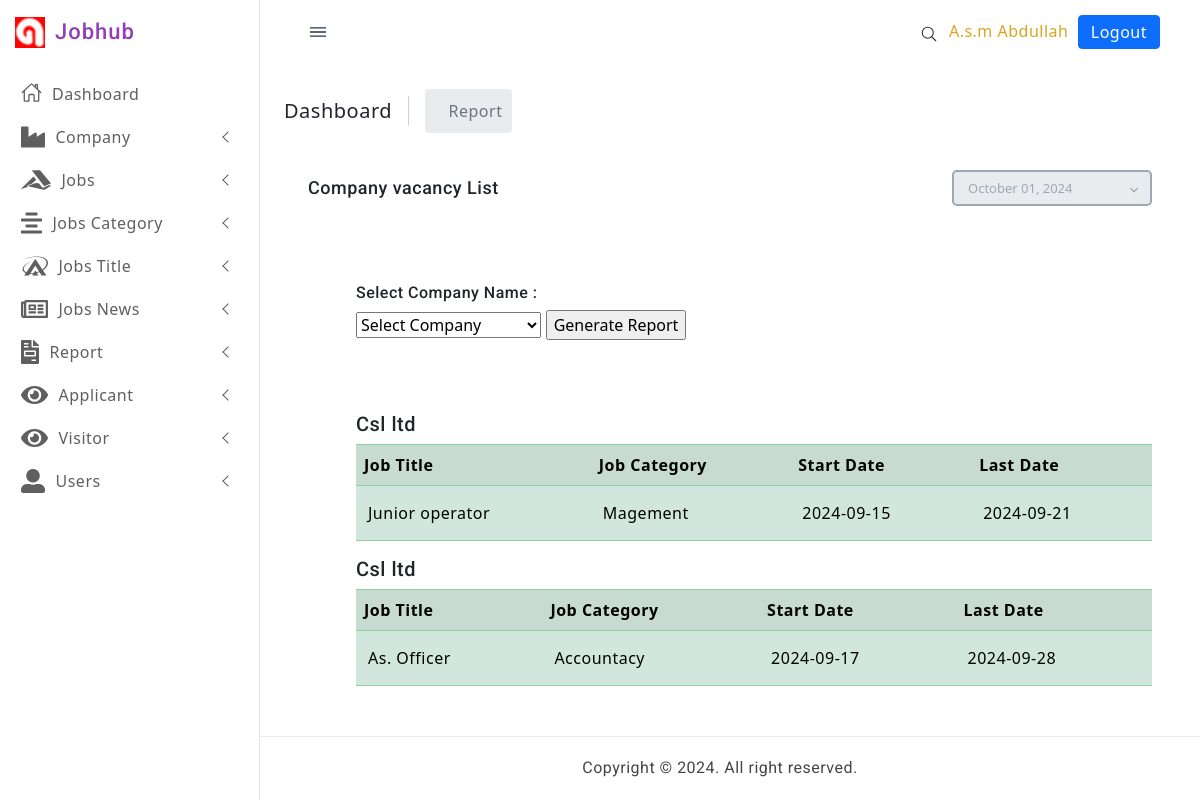
The app's page /admin/report.php?company_name=32 (signed in), older data.
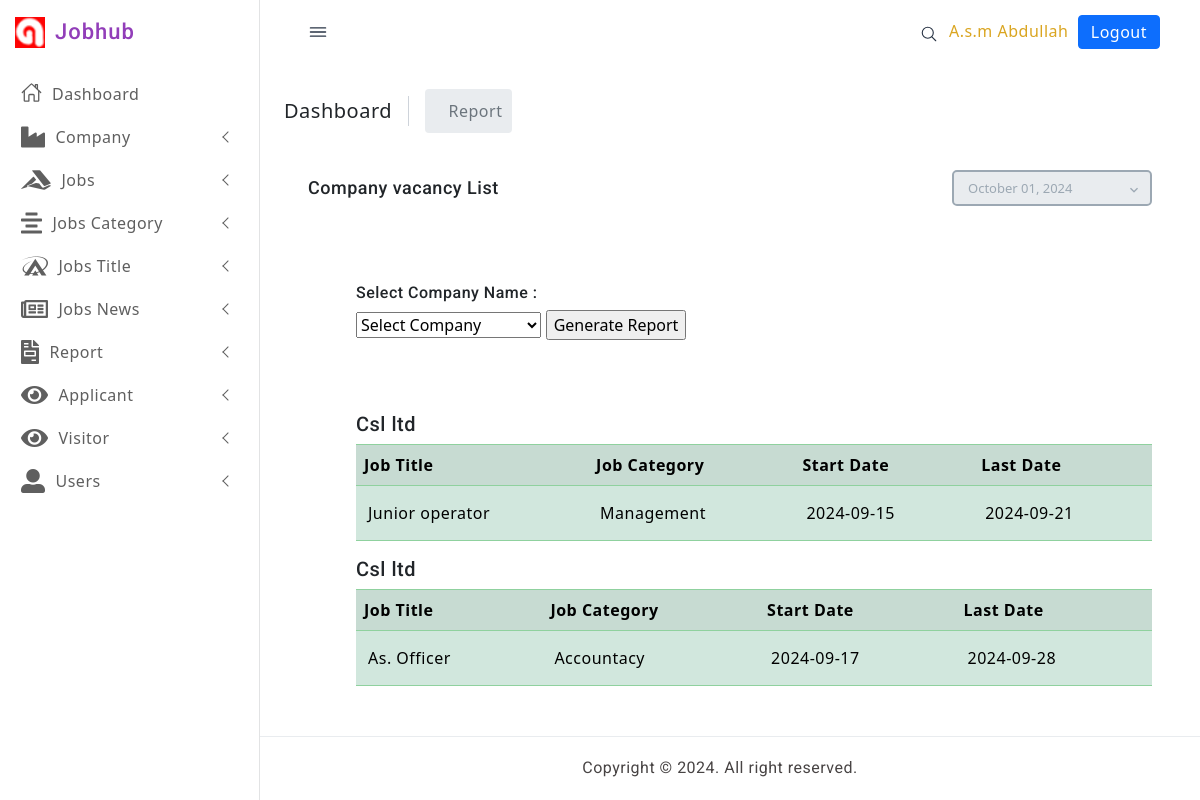
The same page, newer data.
### tables this page shows
CREATE TABLE `vacancy` (
  `id` int(11) NOT NULL,
  `job_title` varchar(50) NOT NULL,
  `salary` varchar(30) NOT NULL,
  `company_name` varchar(30) NOT NULL,
  `address` varchar(30) NOT NULL,
  `category` varchar(30) NOT NULL,
  `start_date` date NOT NULL DEFAULT current_timestamp(),
  `last_date` date NOT NULL DEFAULT current_timestamp(),
  `email` varchar(30) NOT NULL,
  `website` varchar(30) NOT NULL,
  `job_type` varchar(20) NOT NULL,
  `company_id` int(11) NOT NULL,
  `vacancy_count` int(11) NOT NULL,
  `catagory_id` int(11) NOT NULL,
  `category_count` int(11) NOT NULL,
  `description` varchar(300) NOT NULL
);

### admin/report.php (the view, shortened to what this page needs)
<?php
	require('connection.php');
	$user_first_name = $_SESSION['user_first_name'];
	$user_last_name = $_SESSION['user_last_name'];
	if (!empty($user_first_name) && !empty($user_last_name)) {
		$sql3 = "SELECT id,name FROM company ORDER BY name ASC";
		$query3 = $conn->query($sql3);
		$data_list = array();
		while ($data3 = mysqli_fetch_assoc($query3)) {
			$company_id 	= $data3['id'];
			$company_name = $data3['name'];
			$data_list[$company_id] = $company_name;
		}
	?>
<!doctype html>
<html lang="en">
<head>
  <link href="assets/css/pace.min.css" rel="stylesheet" />
  <link href="assets/plugins/simplebar/css/simplebar.css" rel="stylesheet" />
  <link href="assets/plugins/perfect-scrollbar/css/perfect-scrollbar.css" rel="stylesheet" />
  <link href="assets/plugins/metismenu/css/metisMenu.min.css" rel="stylesheet" />
  <link href="assets/css/bootstrap.min.css" rel="stylesheet">
  <link href="assets/css/bootstrap-extended.css" rel="stylesheet">
  <link href="assets/css/style.css" rel="stylesheet">
  <link href="assets/css/icons.css" rel="stylesheet">
  <link href="assets/css/dark-theme.css" rel="stylesheet" />
  <link href="assets/css/semi-dark.css" rel="stylesheet" />
  <link href="assets/css/header-colors.css" rel="stylesheet" />
  <link href="plugins/bootstrap-datepicker/css/bootstrap-datepicker.min.css" rel="stylesheet">
<link href="plugins/datatables/dataTables.bootstrap4.min.css" rel="stylesheet" type="text/css" />
<link href="plugins/datatables/buttons.bootstrap4.min.css" rel="stylesheet" type="text/css" />
<link href="plugins/datatables/responsive.bootstrap4.min.css" rel="stylesheet" type="text/css" />
<link href="ass/css/bootstrap.min.css" rel="stylesheet" type="text/css">
<link href="ass/css/metismenu.min.css" rel="stylesheet" type="text/css">
<link href="ass/css/icons.css" rel="stylesheet" type="text/css">
<link href="ass/css/style.css" rel="stylesheet" type="text/css">
  <link href="https://cdn.jsdelivr.net/npm/bootstrap@5.0.2/dist/css/bootstrap.min.css" rel="stylesheet">
		<link rel="stylesheet" href="https://pro.fontawesome.com/releases/v5.10.0/css/all.css"/>
</head>
<body>
	<div class="wrapper">
<?php require_once "include/leftbar.php" ?>
<?php require_once "include/topbar.php" ?>
<div class="page-content-wrapper">
  <div class="page-content">
	<div class="page-breadcrumb d-none d-sm-flex align-items-center mb-3">
	  <div class="breadcrumb-title pe-3">Dashboard</div>
	  <div class="ps-3">
		<nav aria-label="breadcrumb">
		  <ol class="breadcrumb mb-0 p-0 align-items-center">
			<li class="breadcrumb-item active" aria-current="page" style="padding: 10px;">Report</li>
		  </ol>
		</nav>
	  </div>
	</div>
	<div class="container-fluid">
                    <div class="page-title-box">
                        <div class="row align-items-center ">
                            <div class="col-md-8">
                                <div class="page-title-box">
                                    <h3 class="page-title">Company vacancy List</h3>
                                </div>
                            </div>
                            <div class="col-md-4">
                                <div class="float-right d-none d-md-block app-datepicker">
                                    <input type="text" class="form-control" data-date-format="MM dd, yyyy" readonly="readonly" id="datepicker">
                                    <i class="mdi mdi-chevron-down mdi-drop"></i>
                                </div>
                            </div>
                        </div>
                    </div>
					<div class="container p-4 m-4">
   							<form action="<?php echo $_SERVER['PHP_SELF']; ?>" method="GET">
   								<h6>Select Company Name :</h6>
   								<select name="company_name">
									<option value="">Select Company</option>
   								</select>
   								<input type="submit" value="Generate Report">
   							</form><br><br><br>
   							<?php
								if (isset($_GET['company_name'])) {
									$company_name = $_GET['company_name'];
									$sql1 = "SELECT * FROM vacancy WHERE company_id = $company_name";
									$query1 = $conn->query($sql1);
									while ($data1 = mysqli_fetch_array($query1)) {
										$company_name = $data1['company_id'];
										$company_title = $data1['job_title'];
										$company_category = $data1['category'];
										$company_entry_date = $data1['start_date'];
										$company_last_date = $data1['last_date'];
										echo "<h5>$data_list[$company_name]</h5>";
										echo "<table class='table table-success table-striped table-hover'><tr><th>Job Title</th><th>Job Category</th><th>Start Date</th><th>Last Date</th></tr>";
										echo "<tr><td>$company_title</td><td> $company_category</td><td>$company_entry_date</td><td>$company_last_date</td></tr>";
										echo "</table>";
									}
								}
								?>
							   </div>
</div>
</div>
   						</div>
						</div>
 <?php require_once "include/footer.php" ?>
	</body>
</html>
<?php
}else{
	header('location:login.php');
}
 ?>

### admin/include/leftbar.php (shortened to what this page needs)
<aside class="sidebar-wrapper" data-simplebar="true">
      <div class="sidebar-header">
        <div>
          <img src="assets/images/favicon.png" class="logo-icon" alt="logo icon">
        </div>
        <div>
          <h4 class="logo-text">Jobhub</h4>
        </div>
      </div>
      <ul class="metismenu" id="menu">
        <li>
          <a href="index.php" class="text-decoration-none" >
            <div class="parent-icon">
              <ion-icon name="home-outline"></ion-icon>
            </div>
            <div class="menu-title">Dashboard</div>
          </a>
        </li>
        <li>
          <a href="javascript:;" class="has-arrow text-decoration-none">
            <div class="parent-icon">
            <i class='fas fa-industry' style='font-size:24px'></i>
            </div>
            <div class="menu-title">Company</div>
          </a>
        </li>
        <li>
          <a href="javascript:;" class="has-arrow text-decoration-none">
            <div class="parent-icon">
            <i class='fab fa-accusoft' style='font-size:24px'></i>
            </div>
            <div class="menu-title">Jobs</div>
          </a>
        </li>
        <li>
          <a href="javascript:;" class="has-arrow text-decoration-none">
            <div class="parent-icon">
            <i class='fas fa-align-center' style='font-size:24px'></i>
            </div>
            <div class="menu-title">Jobs Category</div>
          </a>
        </li>
        <li>
          <a href="javascript:;" class="has-arrow text-decoration-none">
            <div class="parent-icon">
            <i class='fab fa-asymmetrik' style='font-size:24px'></i>
            </div>
            <div class="menu-title">Jobs Title</div>
          </a>
        </li>
        <li>
          <a href="javascript:;" class="has-arrow text-decoration-none">
            <div class="parent-icon">
            <i class='far fa-newspaper' style='font-size:24px'></i>
            </div>
            <div class="menu-title">Jobs News</div>
          </a>
        </li>
        <li>
        <a href="javascript:;" class="has-arrow text-decoration-none">
            <div class="parent-icon">
            <i class='fas fa-file-invoice' style='font-size:24px'></i>
            </div>
            <div class="menu-title">Report</div>
          </a>
        </li>
        <li>
          <a href="javascript:;" class="has-arrow text-decoration-none">
            <div class="parent-icon">
            <i class='fas fa-eye' style='font-size:24px'></i>
            </div>
            <div class="menu-title">Applicant</div>
          </a>
        </li>
        <li>
          <a href="javascript:;" class="has-arrow text-decoration-none">
            <div class="parent-icon">
            <i class='fas fa-eye' style='font-size:24px'></i>
            </div>
            <div class="menu-title">Visitor</div>
          </a>
        </li>
        <li>
          <a href="javascript:;" class="has-arrow text-decoration-none">
            <div class="parent-icon">
            <i class='fas fa-user-alt' style='font-size:24px'></i>
            </div>
            <div class="menu-title">Users</div>
          </a>
        </li>
      </ul>
    </aside>

### admin/include/topbar.php (shortened to what this page needs)
<header class="top-header">
      <nav class="navbar navbar-expand gap-3">
        <div class="toggle-icon">
          <ion-icon name="menu-outline"></ion-icon>
        </div>
        <div class="top-navbar-right ms-auto">
          <ul class="navbar-nav align-items-center">
            <li class="nav-item">
              <a class="nav-link mobile-search-button" href="javascript:;">
                <div class="">
                  <ion-icon name="search-outline"></ion-icon>
                </div>
              </a>
            </li>
            <li>
            <p class="pt-3" style="color: goldenrod;"><?php echo $user_first_name.' '.$user_last_name ?>
            </li>&nbsp;&nbsp;
            <li><a href="logout.php" class="text-white text-decoration-none btn btn-primary py-1 m-0">
								Logout
							</a></li>
              </ul>
        </div>
      </nav>
    </header>

### admin/include/footer.php
<footer class="footer ">
      <div class="footer-text">
        Copyright © 2024. All right reserved.
      </div>
    </footer>

### admin/assets/css/style.css (style rules this page uses)
body { color: #4c5258; font-size: 14px; letter-spacing: .5px; background-color: #ffffff; overflow-x: hidden; font-family: Roboto, sans-serif; }
a { color: #923eb9; text-decoration: none; }
ion-icon { vertical-align: middle; }
::placeholder { opacity: 0.5 !important; }
.wrapper { position: relative; width: 100%; height: auto; }
.wrapper .page-content-wrapper { margin-left: 260px; margin-top: 65px; padding-bottom: 20px; transition: .3s all; }
.wrapper .page-content { padding: 1.5rem; }
.sidebar-wrapper { position: fixed; top: 0; left: 0; width: 260px; height: 100%; background-color: #ffffff; background-clip: padding-box; border-right: 1px solid #e2e3e4; transition: all .2s; z-index: 16; box-shadow: none; }
.sidebar-wrapper .sidebar-header { width: 260px; height: 65px; display: flex; align-items: center; position: fixed; top: 0; bottom: 0; padding: 0 15px; z-index: 5; background-color: #ffffff; border-right: 1px solid #e2e3e4; border-bottom: 0px solid #e4e4e4; transition: all .2s; }
.sidebar-wrapper .sidebar-header .logo-icon { width: 30px; }
.sidebar-wrapper .sidebar-header .logo-text { font-size: 22px; margin-left: 10px; margin-bottom: 0; letter-spacing: 1px; color: #923eb9; }
.toggle-icon { display: flex; align-items: center; justify-content: center; width: 35px; height: 35px; border-radius: 50%; font-size: 22px; cursor: pointer; color: #293445; }
.sidebar-wrapper ul { padding: 0; margin: 0; list-style: none; background: 0% 0 }
.sidebar-wrapper .metismenu { background: 0% 0; display: -webkit-box; display: -ms-flexbox; display: flex; padding: 10px; margin-top: 60px; -webkit-box-orient: vertical; -webkit-box-direction: normal; -ms-flex-direction: column; flex-direction: column }
.sidebar-wrapper .metismenu li+li { margin-top: 5px }
.sidebar-wrapper .metismenu li:first-child { margin-top: 5px }
.sidebar-wrapper .metismenu li:last-child { margin-bottom: 5px }
.sidebar-wrapper .metismenu>li { display: -webkit-box; display: -ms-flexbox; display: flex; -webkit-box-orient: vertical; -webkit-box-direction: normal; -ms-flex-direction: column; flex-direction: column; position: relative }
.sidebar-wrapper .metismenu a { position: relative; display: flex; align-items: center; justify-content: left; padding: 6px 10px; font-size: 16px; color: #5f5f5f; outline-width: 0; text-overflow: ellipsis; overflow: hidden; letter-spacing: .5px; border: 1px solid rgb(146 62 185 / 0%); transition: all .2s ease-out }
.sidebar-wrapper .metismenu a .parent-icon { font-size: 21px; line-height: 1 }
.sidebar-wrapper .metismenu a .parent-icon ion-icon { vertical-align: initial; }
.sidebar-wrapper .metismenu a .menu-title { margin-left: 10px }
.metismenu .has-arrow:after { position: absolute; content: ""; width: .5em; height: .5em; border-style: solid; border-width: 1.2px 0 0 1.2px; border-color: initial; right: 15px; transform: rotate(-45deg) translateY(-50%); transform-origin: top; top: 50%; transition: all .3s ease-out }
.top-header { display: flex; flex-direction: row; align-items: center; position: fixed; top: 0; left: 260px; right: 0; height: 65px; padding: 0 1.5rem; border-bottom: 1px solid rgba(233, 236, 239, 0); background-clip: border-box; background-color: #ffffff; z-index: 5; transition: 0.3s all; box-shadow: none; }
.top-header .navbar { width: 100%; }
.top-header .navbar .top-navbar-right .nav-item { display: flex; align-items: center; justify-content: center; width: 35px; height: 35px; border-radius: 50%; background-color: #ffffff; margin: 0 2px; }
.top-header .navbar .top-navbar-right .nav-link { color: #293445; font-size: 18px; font-weight: 500; padding-right: .7rem; padding-left: .7rem; }
.breadcrumb-title { font-size: 20px; border-right: 1.5px solid #ced3da; }
.page-breadcrumb .breadcrumb li.breadcrumb-item { font-size: 16px; }
.page-breadcrumb .breadcrumb-item+.breadcrumb-item::before { display: inline-block; padding-right: .5rem; font-family: LineIcons; content: "\ea5c"; }
.footer { position: absolute; left: 260px; right: 0; bottom: 0; padding: 0.7rem; color: #484444; background-color: #fff; border-top: 1px solid #e9ecef; text-align: center; transition: .3s all; }

Row changes from the older to the newer data that the page shows:
changed vacancy "Junior operator": category "Magement" → "Management"
